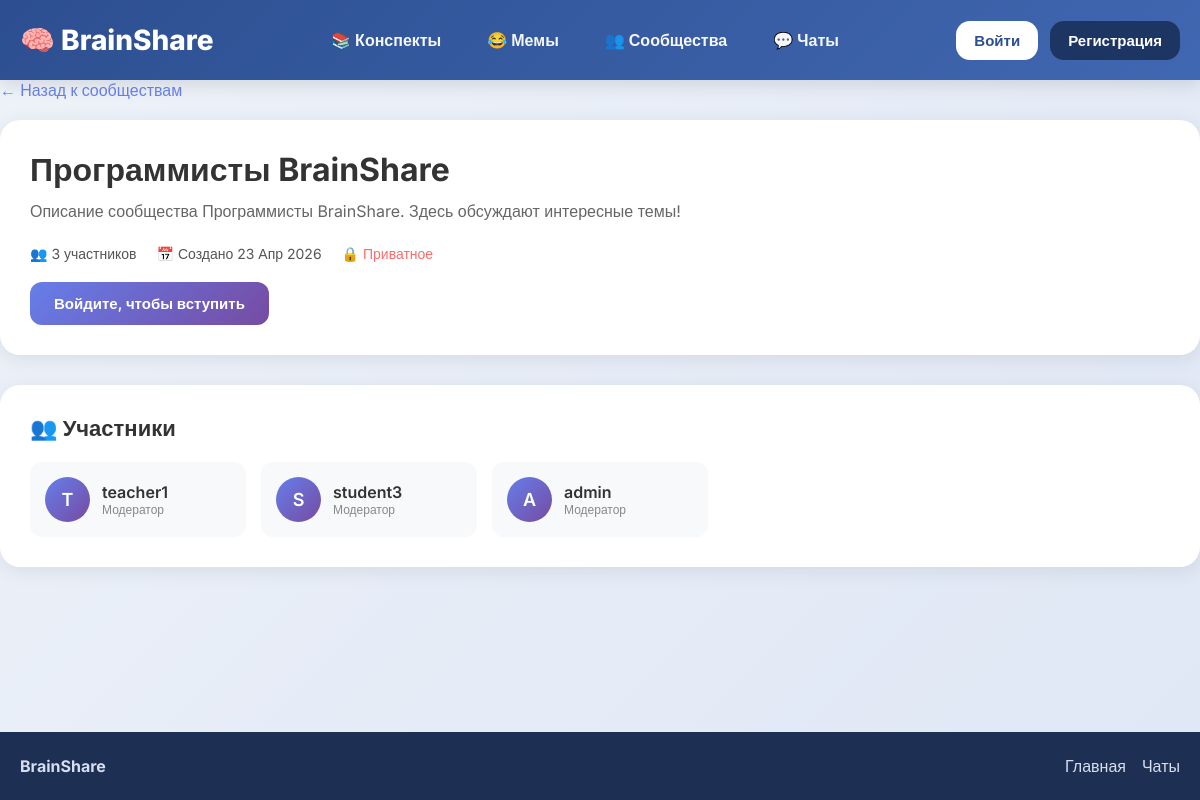
The page /communities/9/ on the database its author committed.
### communities/models.py (models this page shows, shortened)
class Community(models.Model):
    name = models.CharField(max_length=100, verbose_name="Название")
    description = models.TextField(verbose_name="Описание", blank=True)
    image = models.ImageField(
        upload_to='communities/',
        verbose_name="Изображение",
        blank=True,
        null=True
    )
    creator = models.ForeignKey(
        User,
        on_delete=models.CASCADE,
        related_name='created_communities',
        verbose_name="Создатель"
    )
    members = models.ManyToManyField(
        User,
        through='CommunityMembership',
        related_name='communities',
        verbose_name="Участники"
    )
    created_at = models.DateTimeField(auto_now_add=True, verbose_name="Дата создания")
    is_private = models.BooleanField(default=False, verbose_name="Приватное")
    class Meta:
        verbose_name = "Сообщество"
        verbose_name_plural = "Сообщества"
        ordering = ['-created_at']
    @property
    def members_count(self):
        return self.members.count()

class CommunityMembership(models.Model):
    ROLE_CHOICES = [
        ('member', 'Участник'),
        ('moderator', 'Модератор'),
        ('admin', 'Администратор'),
    ]
    community = models.ForeignKey(
        Community,
        on_delete=models.CASCADE,
        related_name='memberships'
    )
    user = models.ForeignKey(
        User,
        on_delete=models.CASCADE,
        related_name='community_memberships'
    )
    role = models.CharField(
        max_length=20,
        choices=ROLE_CHOICES,
        default='member',
        verbose_name="Роль"
    )
    joined_at = models.DateTimeField(auto_now_add=True, verbose_name="Дата вступления")
    class Meta:
        verbose_name = "Членство в сообществе"
        verbose_name_plural = "Членства в сообществах"
        unique_together = ['community', 'user']

### communities/views.py (the view, shortened to what this page needs)
# urls.py: path('<int:community_id>/', views.community_detail, name='community_detail'),
def community_detail(request, community_id):
    community = get_object_or_404(Community, pk=community_id)
    is_member = False
    user_role = None
    return render(request, 'communities/community_detail.html', {
        'community': community,
        'is_member': is_member,
        'user_role': user_role
    })

### communities/templates/communities/community_detail.html (shortened to what this page needs)
{% extends 'base.html' %}
{% block content %}
<div class="community-detail-page">
    <a href="{% url 'communities:community_list' %}" class="back-link">← Назад к сообществам</a>
    <div class="community-header">
        <div class="community-info">
            <h1>{{ community.name }}</h1>
            <p class="community-description">{{ community.description|default:"Нет описания" }}</p>
            <div class="community-stats">
                <span class="stat">👥 {{ community.members_count }} участников</span>
                <span class="stat">📅 Создано {{ community.created_at|date:"d M Y" }}</span>
                {% if community.is_private %}
                <span class="stat private">🔒 Приватное</span>
                {% endif %}
            </div>
            <div class="community-actions">
                {% if user.is_authenticated %}
                    {% if is_member %}
                        {% if user_role == 'admin' %}
                        <span class="badge admin">👑 Вы администратор</span>
                        {% elif user_role == 'moderator' %}
                        <span class="badge moderator">🛡 Вы модератор</span>
                        {% else %}
                        <span class="badge member">✓ Вы участник</span>
                        {% endif %}
                        <form method="post" action="{% url 'communities:community_leave' community_id=community.id %}" style="display: inline;">
                            {% csrf_token %}
                            <button type="submit" class="btn-leave">Выйти из сообщества</button>
                        </form>
                    {% else %}
                        <form method="post" action="{% url 'communities:community_join' community_id=community.id %}" style="display: inline;">
                            {% csrf_token %}
                            <button type="submit" class="btn-join">Вступить в сообщество</button>
                        </form>
                    {% endif %}
                {% else %}
                    <a href="{% url 'users:login' %}" class="btn-join">Войдите, чтобы вступить</a>
                {% endif %}
            </div>
        </div>
    </div>
    <div class="community-content">
        <div class="members-section">
            <h2>👥 Участники</h2>
            <div class="members-list">
                {% for membership in community.memberships.all %}
                <div class="member-card">
                    <div class="member-avatar">
                        {{ membership.user.username|slice:":1"|upper }}
                    </div>
                    <div class="member-info">
                        <span class="member-name">{{ membership.user.username }}</span>
                        <span class="member-role">{{ membership.get_role_display }}</span>
                    </div>
                </div>
                {% endfor %}
            </div>
        </div>
    </div>
</div>
{% endblock %}

### brainshare/templates/base.html (style rules this page uses)
* { margin: 0; padding: 0; box-sizing: border-box; }
body { font-family: 'Inter', sans-serif; background: linear-gradient(135deg, #eef2f9 0%, #dfe7f5 100%); min-height: 100vh; display: flex; flex-direction: column; color: #222; }

### communities/templates/communities/community_detail.html (style rules this page uses)
.back-link { color: #667eea; text-decoration: none; font-weight: 500; display: inline-block; margin-bottom: 20px; }
.community-header { background: white; border-radius: 20px; overflow: hidden; margin-bottom: 30px; box-shadow: 0 4px 20px rgba(0,0,0,0.08); }
.community-info { padding: 30px; }
.community-info h1 { font-size: 32px; margin-bottom: 10px; color: #333; }
.community-description { color: #666; font-size: 16px; line-height: 1.6; margin-bottom: 20px; }
.community-stats { display: flex; flex-wrap: wrap; gap: 20px; margin-bottom: 20px; }
.stat { color: #555; font-size: 14px; }
.stat.private { color: #ff6b6b; }
.community-actions { display: flex; align-items: center; gap: 15px; flex-wrap: wrap; }
.btn-join { background: linear-gradient(135deg, #667eea, #764ba2); color: white; border: none; padding: 12px 24px; border-radius: 12px; font-size: 15px; font-weight: 600; cursor: pointer; text-decoration: none; transition: all 0.3s; }
.community-content { background: white; border-radius: 20px; padding: 30px; box-shadow: 0 4px 20px rgba(0,0,0,0.08); }
.members-section h2 { font-size: 22px; margin-bottom: 20px; color: #333; }
.members-list { display: grid; grid-template-columns: repeat(auto-fill, minmax(200px, 1fr)); gap: 15px; }
.member-card { display: flex; align-items: center; gap: 12px; padding: 15px; background: #f8f9fa; border-radius: 12px; }
.member-avatar { width: 45px; height: 45px; border-radius: 50%; background: linear-gradient(135deg, #667eea, #764ba2); color: white; display: flex; align-items: center; justify-content: center; font-size: 18px; font-weight: 600; }
.member-info { display: flex; flex-direction: column; }
.member-name { font-weight: 600; color: #333; }
.member-role { font-size: 12px; color: #888; }

### rows shown on the page
Community: name "Программисты BrainShare", description "Описание сообщества Программисты BrainShare. Здесь обсуждают интересные темы!", members_count "3", created_at "23 Апр 2026"
CommunityMembership: user.username "T", user.username "teacher1", role "Модератор"
CommunityMembership: user.username "S", user.username "student3", role "Модератор"
CommunityMembership: user.username "A", user.username "admin", role "Модератор"
